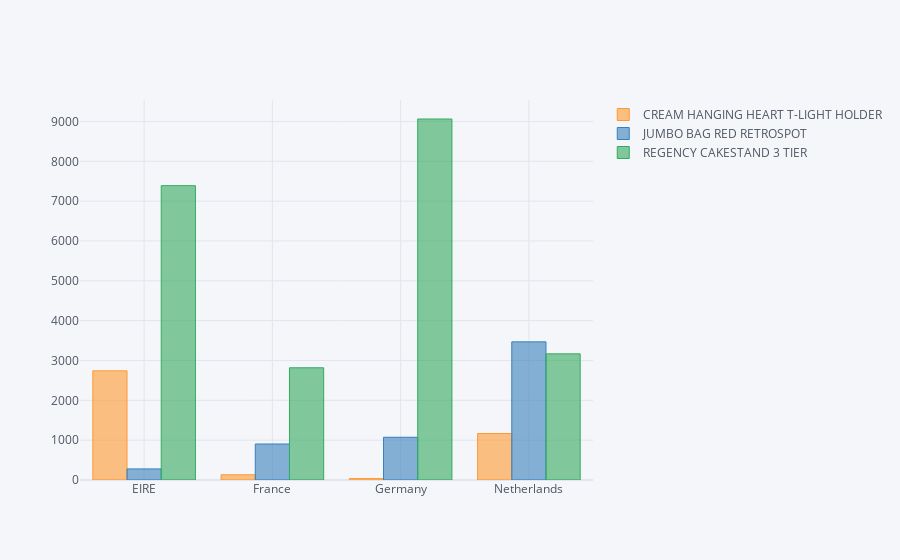

Notebook code for this chart:
### Code cell
data_print5.iplot(kind='bar')

### Figure 1 — Plotly figure (JSON) as saved in the notebook; plotly's stock layout.template omitted (floating-point values rounded to 4 significant figures)
{"data": [{"marker": {"color": "rgba(255, 153, 51, 0.6)", "line": {"color": "rgba(255, 153, 51, 1.0)", "width": 1}}, "name": "CREAM HANGING HEART T-LIGHT HOLDER", "orientation": "v", "text": "", "type": "bar", "x": ["EIRE", "France", "Germany", "Netherlands"], "y": [2741.0, 131.8, 35.4, 1167]}, {"marker": {"color": "rgba(55, 128, 191, 0.6)", "line": {"color": "rgba(55, 128, 191, 1.0)", "width": 1}}, "name": "JUMBO BAG RED RETROSPOT", "orientation": "v", "text": "", "type": "bar", "x": ["EIRE", "France", "Germany", "Netherlands"], "y": [278.7, 903.4, 1073.0, 3468]}, {"marker": {"color": "rgba(50, 171, 96, 0.6)", "line": {"color": "rgba(50, 171, 96, 1.0)", "width": 1}}, "name": "REGENCY CAKESTAND 3 TIER", "orientation": "v", "text": "", "type": "bar", "x": ["EIRE", "France", "Germany", "Netherlands"], "y": [7389.0, 2817.0, 9062.0, 3166.0]}], "layout": {"legend": {"bgcolor": "#F5F6F9", "font": {"color": "#4D5663"}}, "paper_bgcolor": "#F5F6F9", "plot_bgcolor": "#F5F6F9", "title": {"font": {"color": "#4D5663"}}, "xaxis": {"gridcolor": "#E1E5ED", "showgrid": true, "tickfont": {"color": "#4D5663"}, "title": {"font": {"color": "#4D5663"}, "text": ""}, "zerolinecolor": "#E1E5ED"}, "yaxis": {"gridcolor": "#E1E5ED", "showgrid": true, "tickfont": {"color": "#4D5663"}, "title": {"font": {"color": "#4D5663"}, "text": ""}, "zerolinecolor": "#E1E5ED"}}}
